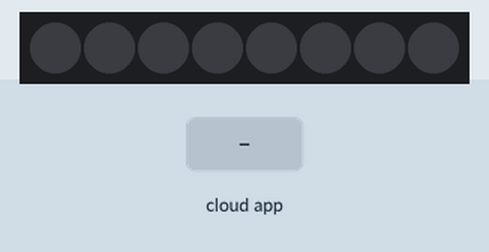
Simulated run of this sketch. Board: ESP8266 (NodeMCU). Shown: 8 RGB LEDs in strip order, left to right. The inputs (shaded band) are chosen by the test bench. Dim RGB values are drawn brighter than linear; the RemoteXY app is connected.

Above: at 1.2 s.
1.3 s: the phone or cloud app sets select_1 to 1
At 1.76 s:
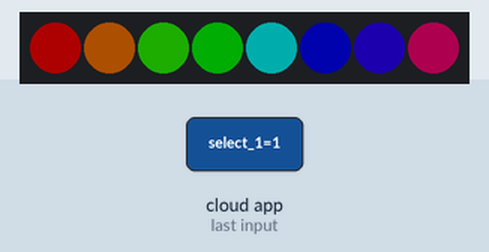
4.0 s: the phone or cloud app sets select_1 to 0
At 4.33 s:
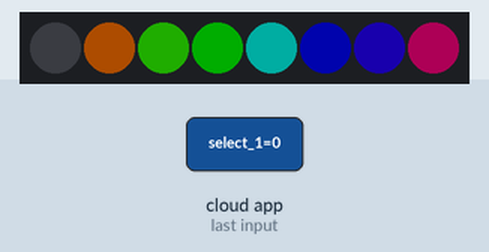
6.1 s: the phone or cloud app sets rgb_1_r to 64
At 7.1 s:
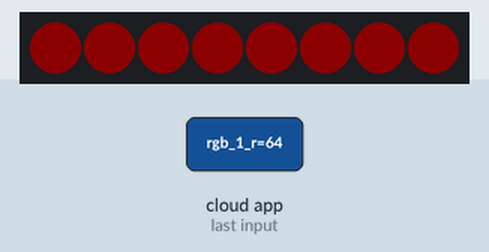
8.1 s: the phone or cloud app sets rgb_1_g to 64
At 9.2 s:
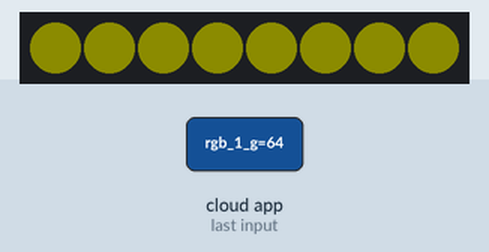
10.1 s: the phone or cloud app sets rgb_1_b to 64
At 11.3 s:
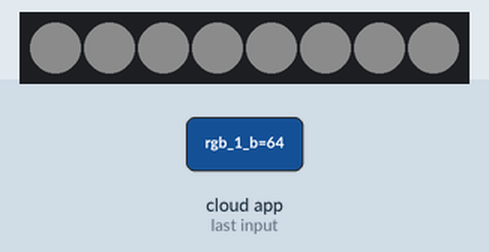
12.1 s: the phone or cloud app sets rgb_1_r to 0
At 13.3 s:
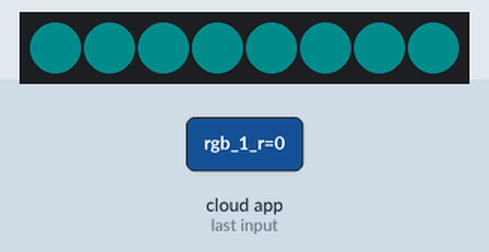
Timing chart, 0 to 15.1 s (numbered marks = the images above; inputs shaded):
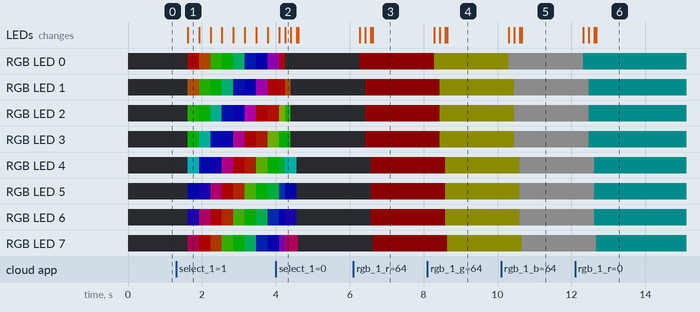

The sketch:

romanceLights.ino
```cpp
//gkapsid 23/5/2022 code works
// maybe wifimanager to be added

/*
   -- romanceLights --

   This source code of graphical user interface
   has been generated automatically by RemoteXY editor.
   To compile this code using RemoteXY library 3.1.8 or later version
   download by link http://remotexy.com/en/library/
   To connect using RemoteXY mobile app by link http://remotexy.com/en/download/
     - for ANDROID 4.11.1 or later version;
     - for iOS 1.9.1 or later version;

   This source code is free software; you can redistribute it and/or
   modify it under the terms of the GNU Lesser General Public
   License as published by the Free Software Foundation; either
   version 2.1 of the License, or (at your option) any later version.
*/

//////////////////////////////////////////////
//        RemoteXY include library          //
//////////////////////////////////////////////

// RemoteXY select connection mode and include library
#define REMOTEXY_MODE__ESP8266WIFI_LIB
#include <ESP8266WiFi.h>

#include <RemoteXY.h>
#include <Adafruit_NeoPixel.h>

// RemoteXY connection settings
#define REMOTEXY_WIFI_SSID "yourSSID"
#define REMOTEXY_WIFI_PASSWORD "yourPassword"
#define REMOTEXY_SERVER_PORT 6377

// Which pin on the Arduino is connected to the NeoPixels?
// On a Trinket or Gemma we suggest changing this to 1:
#define LED_PIN    0

// How many NeoPixels are attached to the Arduino?
#define LED_COUNT 8

// Declare our NeoPixel strip object:
Adafruit_NeoPixel strip(LED_COUNT, LED_PIN, NEO_GRB + NEO_KHZ800);
// Argument 1 = Number of pixels in NeoPixel strip
// Argument 2 = Arduino pin number (most are valid)
// Argument 3 = Pixel type flags, add together as needed:
//   NEO_KHZ800  800 KHz bitstream (most NeoPixel products w/WS2812 LEDs)
//   NEO_KHZ400  400 KHz (classic 'v1' (not v2) FLORA pixels, WS2811 drivers)
//   NEO_GRB     Pixels are wired for GRB bitstream (most NeoPixel products)
//   NEO_RGB     Pixels are wired for RGB bitstream (v1 FLORA pixels, not v2)
//   NEO_RGBW    Pixels are wired for RGBW bitstream (NeoPixel RGBW products)


// RemoteXY configurate
#pragma pack(push, 1)
uint8_t RemoteXY_CONF[] =   // 77 bytes
  { 255,4,0,0,0,46,0,16,200,1,6,0,15,42,40,40,2,26,3,2,
  12,6,10,28,2,26,129,0,30,10,18,6,17,87,105,70,105,0,129,0,
  30,24,18,6,17,82,97,105,110,98,111,119,0 };

// this structure defines all the variables and events of your control interface
struct {

    // input variables
  uint8_t rgb_1_r; // =0..255 Red color value
  uint8_t rgb_1_g; // =0..255 Green color value
  uint8_t rgb_1_b; // =0..255 Blue color value
  uint8_t select_1; // =0 if select position A, =1 if position B, =2 if position C, ...

    // other variable
  uint8_t connect_flag;  // =1 if wire connected, else =0

} RemoteXY;
#pragma pack(pop)

/////////////////////////////////////////////
//           END RemoteXY include          //
/////////////////////////////////////////////


void setup()
{
  RemoteXY_Init ();
  Serial.begin(115200);

  strip.begin();           // INITIALIZE NeoPixel strip object (REQUIRED)
  strip.show();            // Turn OFF all pixels ASAP
  strip.setBrightness(50); // Set BRIGHTNESS to about 1/5 (max = 255)
  // TODO you setup code

}

void loop()
{
  RemoteXY_Handler ();
  if (RemoteXY.select_1 == 0) {
   // Serial.println("wifi controlled");
      colorWipe(strip.Color(RemoteXY.rgb_1_r, RemoteXY.rgb_1_g  ,RemoteXY.rgb_1_b), 50); // Red

   // delay(2000);
  }
  else if (RemoteXY.select_1==1) {
    //Serial.println("light effect");
    //delay(2000);
    rainbow(10);
  }

  // TODO you loop code
  // use the RemoteXY structure for data transfer
  // do not call delay()


}


// Fill strip pixels one after another with a color. Strip is NOT cleared
// first; anything there will be covered pixel by pixel. Pass in color
// (as a single 'packed' 32-bit value, which you can get by calling
// strip.Color(red, green, blue) as shown in the loop() function above),
// and a delay time (in milliseconds) between pixels.
void colorWipe(uint32_t color, int wait) {
  for(int i=0; i<strip.numPixels(); i++) { // For each pixel in strip...
    strip.setPixelColor(i, color);         //  Set pixel's color (in RAM)
    strip.show();                          //  Update strip to match
    delay(wait);                           //  Pause for a moment
  }
}


// Rainbow cycle along whole strip. Pass delay time (in ms) between frames.
void rainbow(int wait) {
  // Hue of first pixel runs 5 complete loops through the color wheel.
  // Color wheel has a range of 65536 but it's OK if we roll over, so
  // just count from 0 to 5*65536. Adding 256 to firstPixelHue each time
  // means we'll make 5*65536/256 = 1280 passes through this loop:

   // gkapsid: the rainbow effect could make the app irresponsive. the firstPixelHue value changed from 5*65536 to 65536.
   // it improved connectivity and responsiveness when the rainbow effect was used
  for(long firstPixelHue = 0; firstPixelHue < 65536; firstPixelHue += 256) {
    // strip.rainbow() can take a single argument (first pixel hue) or
    // optionally a few extras: number of rainbow repetitions (default 1),
    // saturation and value (brightness) (both 0-255, similar to the
    // ColorHSV() function, default 255), and a true/false flag for whether
    // to apply gamma correction to provide 'truer' colors (default true).
    strip.rainbow(firstPixelHue);
    // Above line is equivalent to:
    // strip.rainbow(firstPixelHue, 1, 255, 255, true);
    strip.show(); // Update strip with new content

    if (RemoteXY.select_1 == 0) break; // the rainbow loop is long, it improves responsiveness (UX)

    delay(wait);  // Pause for a moment
  }
}
```

Measured:
- after the input at 4.0 s, the LEDs: first differ from a run without the input after 0.26 s (image 2)
- after the input at 6.1 s, RGB LED 0: off → RGB(12, 0, 0) after 0.17 s; RGB LED 1–3: off → RGB(12, 0, 0) after 0.32 s; RGB LED 4–6: off → RGB(12, 0, 0) after 0.48 s; RGB LED 7: off → RGB(12, 0, 0) after 0.53 s; the LEDs: first change after 0.17 s (image 3 shows a later state)
- after the input at 8.1 s, RGB LED 0: RGB(12, 0, 0) → RGB(12, 12, 0) after 0.19 s; RGB LED 1–3: RGB(12, 0, 0) → RGB(12, 12, 0) after 0.34 s; RGB LED 4–6: RGB(12, 0, 0) → RGB(12, 12, 0) after 0.49 s; RGB LED 7: RGB(12, 0, 0) → RGB(12, 12, 0) after 0.54 s; the LEDs: first change after 0.19 s (image 4 shows a later state)
- after the input at 10.1 s, RGB LED 0: RGB(12, 12, 0) → RGB(12, 12, 12) after 0.20 s; RGB LED 1–3: RGB(12, 12, 0) → RGB(12, 12, 12) after 0.35 s; RGB LED 4–6: RGB(12, 12, 0) → RGB(12, 12, 12) after 0.51 s; RGB LED 7: RGB(12, 12, 0) → RGB(12, 12, 12) after 0.56 s; the LEDs: first change after 0.20 s (image 5 shows a later state)
- after the input at 12.1 s, RGB LED 0: RGB(12, 12, 12) → RGB(0, 12, 12) after 0.22 s; RGB LED 1–3: RGB(12, 12, 12) → RGB(0, 12, 12) after 0.37 s; RGB LED 4–6: RGB(12, 12, 12) → RGB(0, 12, 12) after 0.52 s; RGB LED 7: RGB(12, 12, 12) → RGB(0, 12, 12) after 0.57 s; the LEDs: first change after 0.22 s (image 6 shows a later state)
